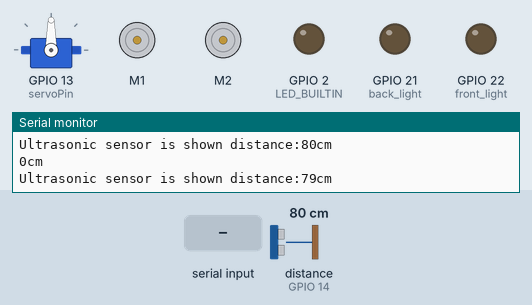
A sketch run on a simulated ESP32. On the bench: servo, 2 × DC motor (green arrow = forward, orange = backward, longer = faster), output pins drawn as LEDs (lit = HIGH), the last lines printed to the serial monitor. Wiring (inferred from the names in the program): ultrasonic range finder: trigger GPIO 12; echo GPIO 14. Inputs (shaded band) come from the test bench; at power-on: distance to the obstacle (sensor on GPIO 14) 80 cm. The echo pulse lasts 58.3 µs per cm; nothing arrives over Bluetooth unless stated; pins used as bus, display or sensor lines are not drawn.

Above: at 1.2 s.
1.3 s: distance to the obstacle (sensor on GPIO 14) set to 39 cm
4.3 s: distance to the obstacle (sensor on GPIO 14) set to 32 cm
At 6.5 s:
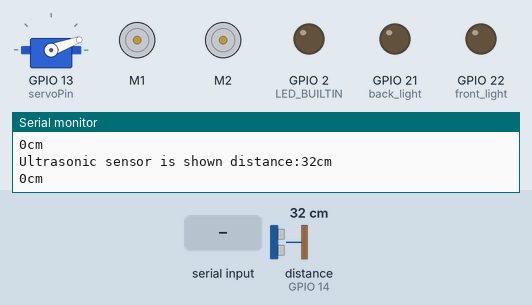
At 7.6 s:
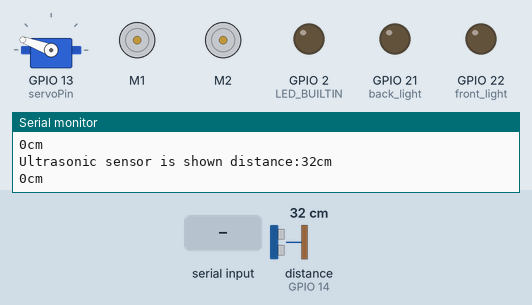
13.3 s: "HCSR04_ON\n" received over Serial
Timing chart, 0 to 17.5 s (numbered marks = the images above; inputs shaded):
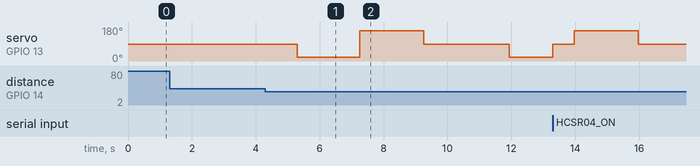

The sketch:

SERVO_MOTOR.ino
```cpp
#include <Robojax_L298N_DC_motor.h>
#include <BluetoothSerial.h>
#include <ESP32Servo.h>
//--------- Flag structure --------------------------------------
typedef struct _vFlag
{
  uint8_t BTFlag = 0;
  uint8_t L298NFlag = 0;
  uint8_t HCSR04Flag = 1;
  uint8_t LEDFlag = 1;
  uint8_t ServoFlag = 0;
  uint8_t initial_Flag = 0;
  uint8_t FunctionFlag = 0;
  uint8_t back_light_Flag = 0;
  uint8_t front_light_Flag = 0;
} vFlag;
vFlag *flag_Ptr;
vFlag flag;
//---------BT--------------------
BluetoothSerial SerialBT;
//---------------servo------------------------------
Servo myservo;  // create servo object to control a servo
// Recommended PWM GPIO pins on the ESP32 include 2,4,12-19,21-23,25-27,32-33
#define servoPin 13
//------LED------------------
#define LED_BUILTIN 2
//-------------L298---------------------------------------------------
// motor 1 settings
#define CHA 0
#define ENA 4 // this pin must be PWM enabled pin if Arduino board is used
#define IN1 16
#define IN2 17
// motor 2 settings
#define IN3 18
#define IN4 19
#define ENB 5// this pin must be PWM enabled pin if Arduino board is used
#define CHB 1

const int CCW = 2; // do not change
const int CW  = 1; // do not change

#define motor1 1 // do not change
#define motor2 2 // do not change

// for two motors without debug information // Watch video instruciton for this line: https://youtu.be/2JTMqURJTwg
Robojax_L298N_DC_motor motors(IN1, IN2, ENA, CHA,  IN3, IN4, ENB, CHB);
//------Bluetooth RC Controller Define ----
#define back_light 21
#define front_light 22
//-----hcsr04 sensor------------------
#define TRIGPIN_PIN 12
#define ECHO_PIN 14
long duration;
unsigned long currentMillis = 0;
//----------global ------------------------
#define MAX_DISTANCE 200
#define MAX_SPEED 190 // Sets speed of DC motors
int speedSet = 0;
int distance = 60;
int distanceR = 0;
int distanceL = 0;
//--------- uart structure --------------------------------------
//----------uart--------------
#define LINE_BUFFER_LENGTH 64
typedef struct _vUart
{
  char c;
  int lineIndex = 0;
  int line1Index = 0;
  int BTlineIndex = 0;
  bool lineIsComment;
  bool lineSemiColon;
  //char *line;
  char line[128];
  //char line1[128];
  char BTline[20];
  //char R_line[20];
  //char L_line[20];
  String inputString;
  String BTinputString;
  String S1inputString;
  int V[16];
  char ctemp[30];
  char I2C_Data[80];
  int DC_Spped = 50;
  float Voltage[16];
  int Buffer[128];
  int StartCnt = 0;
  int ReadCnt = 0;
  int sensorValue = 0;
} vUart;
vUart *Uart_Ptr;
vUart Uart;
//-------------------------------------
TaskHandle_t huart;
TaskHandle_t hfunction;

void vUARTTask(void *pvParameters);
void vFunctionTask(void *pvParameters);
//------------------------------------------------------------------------------
void initial()
{
  Serial.println(F("Create Task"));
  //----------------------------------------------------------------------
  xTaskCreatePinnedToCore(
    vUARTTask, "UARTTask" // A name just for humans
    ,
    1024 // This stack size can be checked & adjusted by reading the Stack Highwater
    ,
    NULL, 3 // Priority, with 3 (configMAX_PRIORITIES - 1) being the highest, and 0 being the lowest.
    ,
    &huart //handle
    ,
    0);

  xTaskCreatePinnedToCore(
    vFunctionTask, "FunctionTask"
    ,
    1024 // Stack size
    ,
    NULL, 1 // Priority
    ,
    &hfunction
    ,
    1);

  //----------------------------------------------------------------------

  //----------------------------------------------------------------------
}

void Forward()
{
  //motors.rotate(motor1, 60, CCW);
  //motors.rotate(motor2, 60, CCW);
  digitalWrite(IN1, LOW);
  digitalWrite(IN2, HIGH);
  analogWrite(ENA, 100);
  digitalWrite(IN3, LOW);
  digitalWrite(IN4, HIGH);
  analogWrite(ENB, 100);
}

void Reverse(){
  //motors.rotate(motor2, 70, CW);
  //motors.rotate(motor1, 70, CW);
  digitalWrite(IN1, HIGH);
  digitalWrite(IN2, LOW);
  analogWrite(ENA, 100);
  digitalWrite(IN3, HIGH);
  digitalWrite(IN4, LOW);
  analogWrite(ENB, 100);
}
void Left()
{
  //motors.rotate(motor1, 70, CW);
  //motors.rotate(motor2, 70, CCW); //LF
  digitalWrite(IN1, LOW);
  digitalWrite(IN2, HIGH);
  analogWrite(ENA, 100);
}
void Right()
{
  digitalWrite(IN3, LOW);
  digitalWrite(IN4, HIGH);
  analogWrite(ENB, 100);
  //motors.rotate(motor1, 70, CCW); //RF
  //motors.rotate(motor2, 70, CW);
}
void Stop()
{
  motors.brake(1);
  motors.brake(2);
  //myservo.detach();
}
//-------------------------------------------------
void setup()
{
  Serial.begin(9600);
  Serial.println(F("init"));
  initial();
  SerialBT.begin("BT_L298N");
  myservo.setPeriodHertz(50);
  myservo.attach(servoPin, 500, 2400);
  pinMode(LED_BUILTIN, OUTPUT);
  pinMode(TRIGPIN_PIN, OUTPUT);
  pinMode(ECHO_PIN, INPUT);
  pinMode(IN1, OUTPUT);
  pinMode(IN2, OUTPUT);
  pinMode(IN3, OUTPUT);
  pinMode(IN4, OUTPUT);
  pinMode(ENA, OUTPUT);
  pinMode(ENB, OUTPUT);
  pinMode(back_light, OUTPUT);
  pinMode(front_light, OUTPUT);
  motors.begin();
  myservo.write(90);
}
//-----------------------------------------
void loop()
{
  Serial.print(F("Main at core:"));
  Serial.println(xPortGetCoreID());
  while(1)
  {
    if(flag.HCSR04Flag==1)
    {
      if(distance<=35)
      {
        Stop();
        delay(200);
        Reverse();
        delay(400);
        Stop();
        delay(100);
        flag.HCSR04Flag=2;
        delay(2000);
        flag.HCSR04Flag=3;
        delay(2000);
        flag.HCSR04Flag=1;
        if ((distanceR >= distanceL) )
        {
          Left();
          delay(700);
          Stop();
          delay(200);
          flag.HCSR04Flag=1;
        }
        else
        {
          Right();
          delay(700);
          Stop();
          delay(200);
          flag.HCSR04Flag=1;
        }
        myservo.write(90);
        delay(1000);
      }
      else
      {
        flag.HCSR04Flag=1;
        Forward();
        delay(100);
        Stop();
        delay(30);
      }
    }
    vTaskDelay(1);
  }
}
//----------------------------------------
void processCommand(char *data)
{
  int len, xlen, ylen, zlen, alen;
  int tempDIO;
  String stemp;

  len = Uart.inputString.length();
  //---------------------------------------
  if (strstr(data, "VER") != NULL)
  {
    Serial.println(F("ESP32_20230710"));
  }
  //-------------- HCSR04 --------------------
  if (strstr(data, "HCSR04_ON") != NULL)
  {
    flag.HCSR04Flag = 1;
    Serial.println(F("HCSR04_ON"));
  }
  if (strstr(data, "HCSR04_OFF") != NULL)
  {
    flag.HCSR04Flag = 0;
    Serial.println(F("HCSR04_OFF"));
  }
  //----------------L298N-----------
  if (strstr(data, "F") != NULL)
  {
    Serial.println(F("Forward"));
    Forward();
    //forward();

  }
  if (strstr(data, "L") != NULL)
  {
    Serial.println(F("Left"));
    Left();
  }
  if (strstr(data, "R") != NULL)
  {
    Serial.println(F("Right"));
    Right();
  }
  if (strstr(data, "B") != NULL)
  {
    Serial.println(F("Reverse"));
    Reverse();
    //backward();
  }
  if (strstr(data, "S") != NULL)
  {
    Serial.println(F("Stop"));
    Stop();
  }
  //-----------------servo----------
  //-------------- Servo --------------------
  if (strstr(data, "SERVO_5")!= NULL)
  {
    Serial.println(F("SERVO_5"));
    myservo.write(5);
    //myservo.detach();
  }
  if (strstr(data, "SERVO_10")!= NULL)
  {
    Serial.println(F("SERVO_10"));
    myservo.write(10);
  }
  if (strstr(data, "SERVO_20")!= NULL)
  {
    Serial.println(F("SERVO_20"));
    myservo.write(20);
  }
  if (strstr(data, "SERVO_30")!= NULL)
  {
    Serial.println(F("SERVO_30"));
    myservo.write(30);
  }
  if (strstr(data, "SERVO_50")!= NULL)
  {
    Serial.println(F("SERVO_50"));
    myservo.write(50);
  }
  if (strstr(data, "SERVO_80")!= NULL)
  {
    Serial.println(F("SERVO_80"));
    myservo.write(80);
  }
  if (strstr(data, "SERVO_90")!= NULL)
  {
    Serial.println(F("SERVO_90"));
    myservo.write(90);
  }
  if (strstr(data, "SERVO_100")!= NULL)
  {
    Serial.println(F("SERVO_100"));
    myservo.write(100);
  }
  if (strstr(data, "SERVO_120")!= NULL)
  {
    Serial.println(F("SERVO_120"));
    myservo.write(120);
  }
  if (strstr(data, "SERVO_140")!= NULL)
  {
    Serial.println(F("SERVO_140"));
    myservo.write(140);
  }
  if (strstr(data, "SERVO_150")!= NULL)
  {
    Serial.println(F("SERVO_150"));
    myservo.write(150);
  }
}
//-----------------------------------------
//-------------------BT-----------------
void BTprocessCommand(String data)
{
  if (data =="FS")
  {
    Serial.println(F("Forward"));
    Forward();
  }
  if (data == "LS")
  {
    Serial.println(F("Left"));
    Left();
  }
  if (data == "RS")
  {
    Serial.println(F("Right"));
    Right();
  }
  if (data == "BS")
  {
    Serial.println(F("Reverse"));
    Reverse();
  }
  if (data == "S")
  {
    Serial.println(F("Stop"));
    Stop();
  }
  if (data == "X")
  {
    flag.HCSR04Flag=0;
    Serial.println(F("Stop"));
    Stop();
    flag.back_light_Flag=2;
    flag.HCSR04Flag=0;
  }
  if (data == "x")
  {
    Serial.println(F("Stop"));
    Stop();
    flag.back_light_Flag=0;
    flag.HCSR04Flag=1;
  }
  if (data == "FGFS")
  {
    //LF
    motors.rotate(motor1, 60, CCW);
    motors.rotate(motor2, 100, CCW);
  }
  if (data == "FIFS")
  {
    //RF
    motors.rotate(motor1, 100, CCW);
    motors.rotate(motor2, 60, CCW);
  }
  if (data == "BHBS")
  {
    //LB
    motors.rotate(motor1, 60, CW);
    motors.rotate(motor2, 100, CW);
  }
  if (data == "BJBS")
  {
    //RB
    motors.rotate(motor1, 100, CW);
    motors.rotate(motor2, 60, CW);
  }
  if (data == "U")
  {
    //backlight
    digitalWrite(back_light, HIGH);
    flag.back_light_Flag=1;
    //Serial.println(F("light"));
  }
  if (data == "u")
  {
    //backlight
    digitalWrite(back_light, LOW);
    flag.back_light_Flag=0;
    //Serial.println(F("lightoff"));
  }
  if (data == "W")
  {
    digitalWrite(front_light, HIGH);
    flag.front_light_Flag=1;
    //Serial.println(F("light"));
  }
  if (data == "w")
  {
    digitalWrite(front_light, LOW);
    flag.front_light_Flag=0;
    //Serial.println(F("lightoff"));
  }
}
//-------------------------------------------
void vUARTTask(void *pvParameters)
{
  (void)pvParameters;

  Serial.print(F("UARTTask at core:"));
  Serial.println(xPortGetCoreID());
  for (;;)
  {
    while (Serial.available() > 0)
    {
      Uart.c = Serial.read();

      if ((Uart.c == '\n') || (Uart.c == '\r'))
      { // End of line reached
        if (Uart.lineIndex > 0)
        { // Line is complete. Then execute!
          Uart.line[Uart.lineIndex] = '\0'; // Terminate string
          //Serial.println( F("Debug") );
          //Serial.println( Uart.inputString );
          processCommand(Uart.line);
          Uart.lineIndex = 0;
          Uart.inputString = "";
        }
        else
        {
          // Empty or comment line. Skip block.
        }
        Uart.lineIsComment = false;
        Uart.lineSemiColon = false;
        Serial.println(F("ok>"));
      }
      else
      {
        //Serial.println( c );
        if ((Uart.lineIsComment) || (Uart.lineSemiColon))
        {
          if (Uart.c == ')')
            Uart.lineIsComment = false; // End of comment. Resume line.
        }
        else
        {
          if (Uart.c == '/')
          { // Block delete not supported. Ignore character.
          }
          else if (Uart.c == '~')
          { // Enable comments flag and ignore all characters until ')' or EOL.
            Uart.lineIsComment = true;
          }
          else if (Uart.c == ';')
          {
            Uart.lineSemiColon = true;
          }
          else if (Uart.lineIndex >= LINE_BUFFER_LENGTH - 1)
          {
            Serial.println("ERROR - lineBuffer overflow");
            Uart.lineIsComment = false;
            Uart.lineSemiColon = false;
          }
          else if (Uart.c >= 'a' && Uart.c <= 'z')
          { // Upcase lowercase
            Uart.line[Uart.lineIndex] = Uart.c - 'a' + 'A';
            Uart.lineIndex = Uart.lineIndex + 1;
            Uart.inputString += (char)(Uart.c - 'a' + 'A');
          }
          else
          {
            Uart.line[Uart.lineIndex] = Uart.c;
            Uart.lineIndex = Uart.lineIndex + 1;
            Uart.inputString += Uart.c;
          }
        }
      }
    } //while (Serial.available() > 0)
    while (SerialBT.available())
    {
      flag.L298NFlag=1;
      String BTdata = SerialBT.readString();
      Stop();
      Serial.println(BTdata);
      BTprocessCommand(BTdata); // do something with the command
    }//while (BT.available())
    vTaskDelay(1);
  }
}
void vFunctionTask(void *pvParameters)
{
  (void)pvParameters;

  Serial.print(F("FunctionTask at core:"));
  Serial.println(xPortGetCoreID());
  for (;;) // A Task shall never return or exit.
  {
    if(flag.HCSR04Flag==1)
    {
      currentMillis = millis();
      myservo.write(90);
      digitalWrite(TRIGPIN_PIN, LOW);
      delayMicroseconds(2);
      digitalWrite(TRIGPIN_PIN, HIGH);
      delayMicroseconds(10);
      digitalWrite(TRIGPIN_PIN, LOW);
      duration= pulseIn(ECHO_PIN, HIGH);
      distance= duration/29/2;
      if (duration==0)
      {
        Serial.println("No pulse is from sensor");
      }
      else
      {
        Serial.print("Ultrasonic sensor is shown distance:");
        Serial.print(distance);
        Serial.println("cm");
        Serial.print(distanceR-distanceL);
        Serial.println("cm");
      }
    }
    if(flag.HCSR04Flag==2)  //lookRight
    {
      myservo.write(20);
      digitalWrite(TRIGPIN_PIN, LOW);
      delayMicroseconds(2);
      digitalWrite(TRIGPIN_PIN, HIGH);
      delayMicroseconds(10);
      digitalWrite(TRIGPIN_PIN, LOW);
      duration= pulseIn(ECHO_PIN, HIGH);
      distanceR= duration/29/2;
      if (duration==0)
      {
        Serial.println("No pulse is from sensor");
      }
      else
      {
        //Serial.print("Ultrasonic sensor is shown distanceR:");
        //Serial.print(distanceR);
        //Serial.println("cm");
      }
    }
    if(flag.HCSR04Flag==3)  //lookLeft
    {
      myservo.write(160);
      digitalWrite(TRIGPIN_PIN, LOW);
      delayMicroseconds(2);
      digitalWrite(TRIGPIN_PIN, HIGH);
      delayMicroseconds(10);
      digitalWrite(TRIGPIN_PIN, LOW);
      duration= pulseIn(ECHO_PIN, HIGH);
      distanceL= duration/29/2;
      if (duration==0)
      {
        Serial.println("No pulse is from sensor");
      }
      else
      {
        //Serial.print("Ultrasonic sensor is shown distanceL:");
        //Serial.print(distanceL);
        //Serial.println("cm");
      }
    }
    vTaskDelay(1);
  }
}
```

Measured:
- the behaviour switches between 36 and 35 cm on distance to the obstacle (sensor on GPIO 14) (found by bisection; images 0 and 1)
- after the input at 4.3 s, servo on GPIO 13 (servoPin): 90° → 20° after 1.0 s, → 160° 2.0 s later, → 90° 2.0 s later, → 20° 2.7 s later
